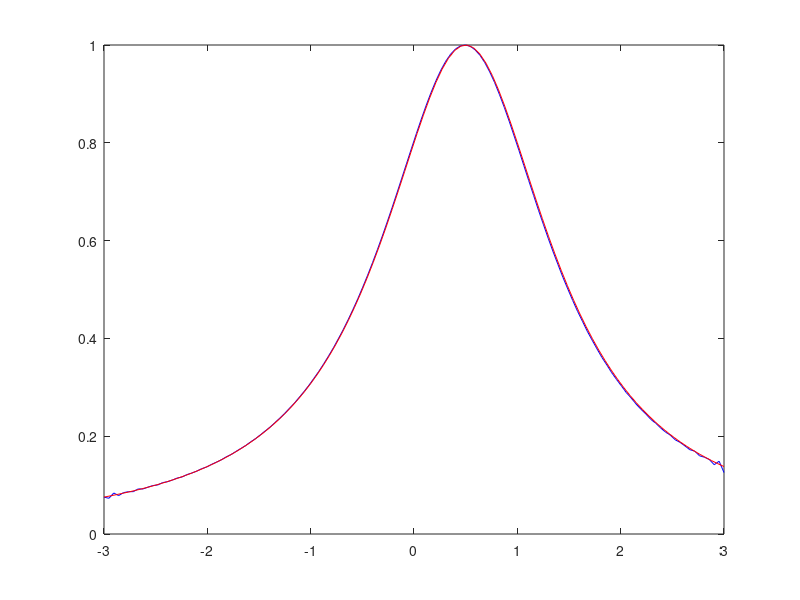

This figure's MATLAB source:
clc
clear
 
n = 100;
x=linspace(-3,3,n);
y=1./((x-0.5).^2+1);
z= fft(y);
padsize = 28/2;
 
if mod(length(z),2)
    zp = ifftshift([zeros(1,padsize) fftshift(z) zeros(1,padsize)]);
else
    zp = fftshift(z);
    zp(1) = zp(1)/2;
    zp(end+1) = zp(1);
    zp = ifftshift ([zeros(1,padsize) zp zeros(1,padsize-1)]);
end
figure ('Name','Function fft()');
xp = linspace (x(1), x(end), length(zp));
yp = ifft(zp)/length(z)*length(zp);
 
plot(xp, yp,'b',x,y,'r');
